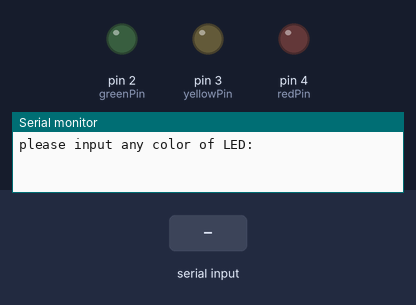
Recording of a sketch running on a simulated Arduino Uno, built with avr-gcc and run on an emulated ATmega328P. Shown: output pins drawn as LEDs (lit = HIGH), the last lines printed to the serial monitor. Inputs (shaded band) come from the test bench.

Above: at 1.2 s.
1.3 s: "red" received over Serial
At 2.4 s:
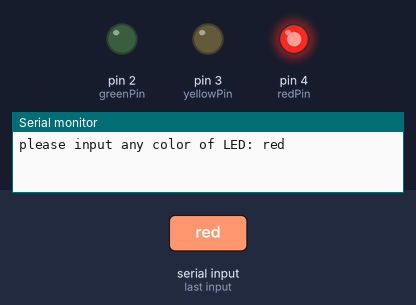
2.8 s: "yellow" received over Serial
At 3.8 s:
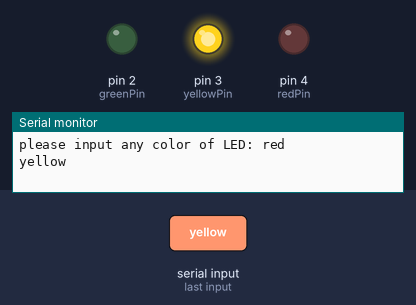
4.3 s: "green" received over Serial
At 4.8 s:
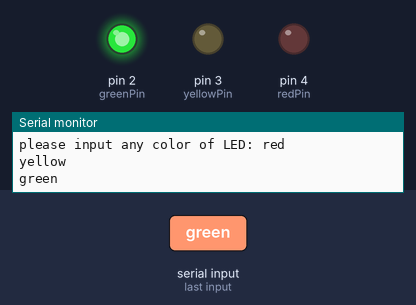
Timing chart, 0 to 7.3 s (numbered marks = the images above; inputs shaded):
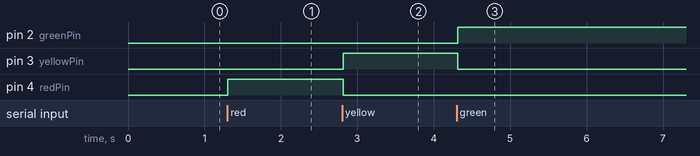

The sketch:

serial_LED.ino
```cpp
const int greenPin = 2;
const int yellowPin = 3;
const int redPin = 4;
String comdata = "";
int lastLength = 0;

void setup() {
 pinMode(greenPin,OUTPUT);
 pinMode(yellowPin,OUTPUT);
 pinMode(redPin,OUTPUT);
 Serial.begin(9600);
 Serial.print("please input any color of LED: ");
}

void loop() {
if(Serial.available() > 0)
{
  comdata = "";
  while(Serial.available()>0 )
  {
    comdata += char(Serial.read());
    delay(2);
    }
    Serial.println(comdata);
  }

  if(comdata == "red"){
    digitalWrite(redPin,HIGH);
    digitalWrite(greenPin,LOW);
    digitalWrite(yellowPin,LOW);
  }
  else if (comdata == "yellow"){
    digitalWrite(redPin,LOW);
    digitalWrite(greenPin,LOW);
    digitalWrite(yellowPin,HIGH);

  } else if(comdata == "green"){
    digitalWrite(redPin,LOW);
    digitalWrite(greenPin,HIGH);
    digitalWrite(yellowPin,LOW);

  } else {
    digitalWrite(redPin,LOW);
    digitalWrite(greenPin,LOW);
    digitalWrite(yellowPin,LOW);
  }

}
```

Measured:
- after the input at 1.3 s, pin 4 (redPin): LOW → HIGH at once
- after the input at 2.8 s, pin 3 (yellowPin): LOW → HIGH at once; pin 4 (redPin): HIGH → LOW at once
- after the input at 4.3 s, pin 2 (greenPin): LOW → HIGH at once; pin 3 (yellowPin): HIGH → LOW at once
